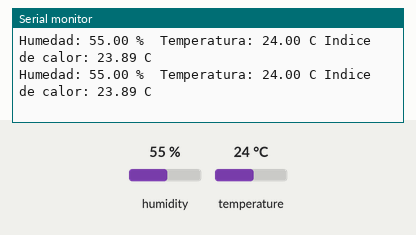
Simulated run of this sketch. Board: Arduino Mega 2560, built with avr-gcc and run on an emulated ATmega2560. On the bench: the last lines printed to the serial monitor. Inputs (shaded band) come from the test bench; at power-on: humidity 55 %, temperature 24 °C.

Above: at 10.8 s.
10.9 s: humidity set to 22 %
At 15.6 s:
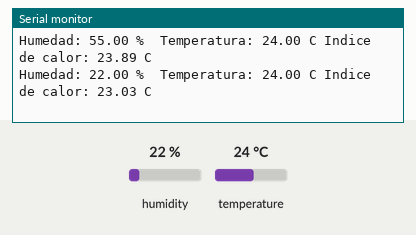
18.4 s: temperature set to 12 °C
At 21.6 s:
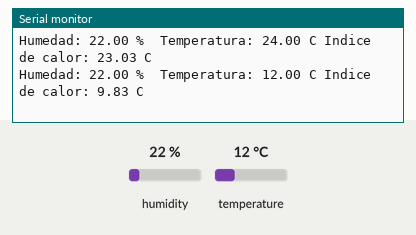
25.9 s: humidity set to 40 %
At 31.0 s:
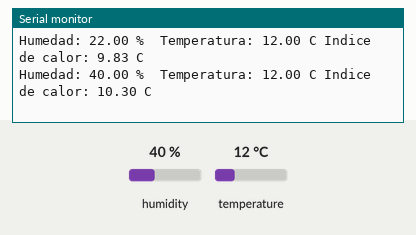
Timing chart, 0 to 32.5 s (numbered marks = the images above; inputs shaded):
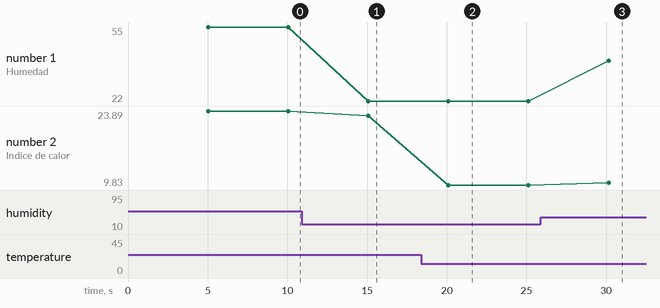

The sketch:

sketch_oct28c.ino
```cpp
#include <DHT.h>
#include <DHT_U.h>

//Pin del DHT11
#define DHTPIN 52
//Dependiendo del tipo de sensor
#define DHTTYPE DHT11
//Inicializar el sensor DHT11
DHT dht(DHTPIN, DHTTYPE);

void setup() {
  //inicializar la comunicacion en serie
  Serial.begin(9600);
  //inicializar el sensor
  dht.begin();
}

void loop() {
  // Esperar 5 segundos entre medidas
  delay(5000);

  //Leer la humedad relativa
  float hum = dht.readHumidity();
  //Leer la temperatura en grados centigrados
  float tem = dht.readTemperature();

  //Comprobar error durante la lectura
  if(isnan(hum) || isnan(tem) ){
    Serial.println("Error obteniendo los datos del sensor");
    return;
  }

  //calcular el indice de calor en centigrados
  float hic = dht.computeHeatIndex(tem, hum, false);

  //mostrar los datos en consola
  Serial.print("Humedad: ");
  Serial.print(hum);
  Serial.print(" %\t");
  Serial.print("Temperatura: ");
  Serial.print(tem);
  Serial.print(" C ");
  Serial.print("Indice de calor: ");
  Serial.print(hic);
  Serial.print(" C \n");


}
```

Measured:
- after the input at 10.9 s, the serial monitor: prints a new line after 4.2 s (image 1)
- after the input at 18.4 s, the serial monitor: prints a new line after 1.7 s (image 2)
- after the input at 25.9 s, the serial monitor: prints a new line after 4.2 s (image 3)
- plotted number 1: 55 → 22 after the input at 10.9 s, 22 → 40 after the input at 25.9 s
- plotted number 2: 23.89 → 23.03 after the input at 10.9 s, 23.03 → 9.83 after the input at 18.4 s, 9.83 → 10.3 after the input at 25.9 s
